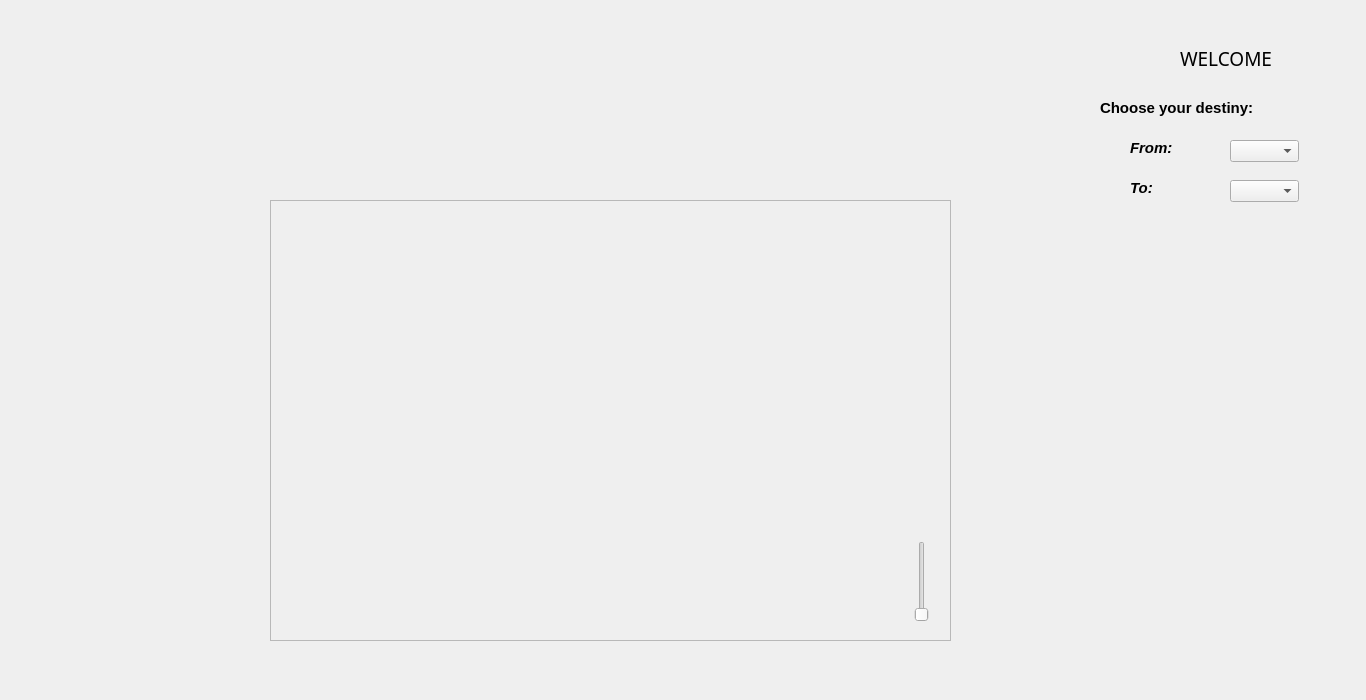
<?xml version="1.0" encoding="UTF-8"?>
<ui version="4.0">
 <class>Client</class>
 <widget class="QDialog" name="Client">
  <property name="geometry">
   <rect>
    <x>0</x>
    <y>0</y>
    <width>1366</width>
    <height>700</height>
   </rect>
  </property>
  <property name="windowTitle">
   <string>Dialog</string>
  </property>
  <widget class="QLabel" name="label_2">
   <property name="geometry">
    <rect>
     <x>1180</x>
     <y>50</y>
     <width>151</width>
     <height>16</height>
    </rect>
   </property>
   <property name="font">
    <font>
     <family>Rockwell</family>
     <pointsize>14</pointsize>
    </font>
   </property>
   <property name="text">
    <string>WELCOME</string>
   </property>
  </widget>
  <widget class="QLabel" name="Test2">
   <property name="geometry">
    <rect>
     <x>1130</x>
     <y>180</y>
     <width>81</width>
     <height>16</height>
    </rect>
   </property>
   <property name="font">
    <font>
     <family>Tahoma</family>
     <pointsize>11</pointsize>
     <weight>75</weight>
     <italic>true</italic>
     <bold>true</bold>
    </font>
   </property>
   <property name="whatsThis">
    <string/>
   </property>
   <property name="text">
    <string>To:</string>
   </property>
  </widget>
  <widget class="QComboBox" name="comboBox_2">
   <property name="geometry">
    <rect>
     <x>1230</x>
     <y>180</y>
     <width>69</width>
     <height>22</height>
    </rect>
   </property>
  </widget>
  <widget class="QComboBox" name="comboBox">
   <property name="geometry">
    <rect>
     <x>1230</x>
     <y>140</y>
     <width>69</width>
     <height>22</height>
    </rect>
   </property>
  </widget>
  <widget class="QLabel" name="Test">
   <property name="geometry">
    <rect>
     <x>1130</x>
     <y>140</y>
     <width>81</width>
     <height>16</height>
    </rect>
   </property>
   <property name="font">
    <font>
     <family>Tahoma</family>
     <pointsize>11</pointsize>
     <weight>75</weight>
     <italic>true</italic>
     <bold>true</bold>
    </font>
   </property>
   <property name="text">
    <string>From:</string>
   </property>
  </widget>
  <widget class="QLabel" name="Choose">
   <property name="geometry">
    <rect>
     <x>1100</x>
     <y>100</y>
     <width>301</width>
     <height>16</height>
    </rect>
   </property>
   <property name="font">
    <font>
     <family>Tahoma</family>
     <pointsize>11</pointsize>
     <weight>75</weight>
     <bold>true</bold>
    </font>
   </property>
   <property name="text">
    <string>Choose your destiny: </string>
   </property>
  </widget>
  <widget class="QScrollArea" name="scrollArea">
   <property name="geometry">
    <rect>
     <x>270</x>
     <y>200</y>
     <width>681</width>
     <height>441</height>
    </rect>
   </property>
   <property name="verticalScrollBarPolicy">
    <enum>Qt::ScrollBarAlwaysOff</enum>
   </property>
   <property name="horizontalScrollBarPolicy">
    <enum>Qt::ScrollBarAlwaysOff</enum>
   </property>
   <property name="widgetResizable">
    <bool>true</bool>
   </property>
   <widget class="QWidget" name="scrollAreaWidgetContents">
    <property name="geometry">
     <rect>
      <x>0</x>
      <y>0</y>
      <width>679</width>
      <height>439</height>
     </rect>
    </property>
    <widget class="QSlider" name="verticalSlider">
     <property name="geometry">
      <rect>
       <x>640</x>
       <y>340</y>
       <width>22</width>
       <height>81</height>
      </rect>
     </property>
     <property name="orientation">
      <enum>Qt::Vertical</enum>
     </property>
    </widget>
   </widget>
  </widget>
  <widget class="QLabel" name="imaTitle">
   <property name="geometry">
    <rect>
     <x>510</x>
     <y>30</y>
     <width>311</width>
     <height>241</height>
    </rect>
   </property>
   <property name="text">
    <string/>
   </property>
   <property name="pixmap">
    <pixmap resource="resources.qrc">:/resources/imaTitle.png</pixmap>
   </property>
  </widget>
 </widget>
 <resources/>
 <connections/>
</ui>
